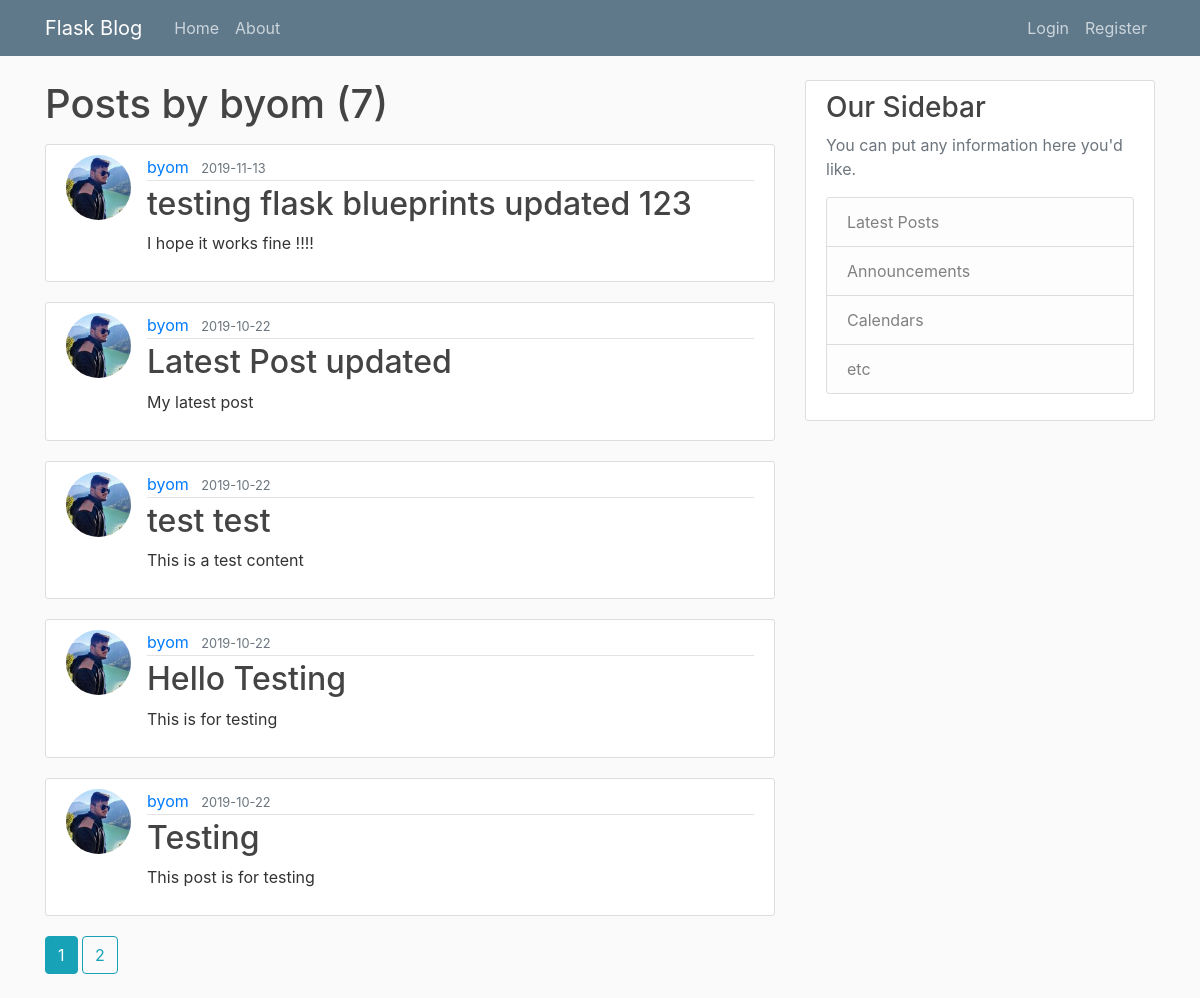
The page /user/byom on the database its author committed.
### flaskblog/models.py (models this page shows, shortened)
class User(db.Model, UserMixin):
    id = db.Column(db.Integer, primary_key=True)
    username = db.Column(db.String(20), unique=True, nullable=False)
    email = db.Column(db.String(120), unique=True, nullable=False)
    image_file = db.Column(db.String(20), nullable=False, default='default.jpg')
    password = db.Column(db.String(60), nullable=False)
    posts = db.relationship('Post', backref='author', lazy=True)

class Post(db.Model):
    id = db.Column(db.Integer, primary_key=True)
    title = db.Column(db.String(100), nullable=False)
    date_posted = db.Column(db.DateTime, nullable=False, default=datetime.utcnow)
    content = db.Column(db.Text, nullable=False)
    user_id = db.Column(db.Integer, db.ForeignKey('user.id'), nullable=False)

### flaskblog/users/routes.py (the view)
@users.route("/user/<string:username>")
def user_posts(username) :
    page = request.args.get('page', 1, type=int)
    user = User.query.filter_by(username=username).first_or_404()
    posts = Post.query.filter_by(author=user).order_by(Post.date_posted.desc())\
        .paginate(page=page, per_page=5)
    return render_template('user_posts.html', posts=posts, user=user)

### flaskblog/templates/user_posts.html (shortened to what this page needs)
{% extends "layout.html" %}
{% block content %}
    <h1 class="mb-3">Posts by {{ user.username }} ({{ posts.total }})</h1>
    {% for post in posts.items %}
        <article class="media content-section">
            <img class="rounded-circle article-img" src="{{ url_for('static', filename='profile_pics/' + post.author.image_file) }}">
            <div class="media-body">
                <div class="article-metadata">
                    <a class="mr-2" href="{{ url_for('users.user_posts', username=post.author.username) }}">{{ post.author.username }}</a>
                    <small class="text-muted">{{ post.date_posted.strftime('%Y-%m-%d') }}</small>
                </div>
                <h2>
                    <a class="article-title" href="{{ url_for('posts.post', post_id=post.id) }}">{{ post.title }}</a>
                </h2>
                <p class="article-content">{{ post.content }}</p>
            </div>
        </article>
    {% endfor %}
    {% for page_num in posts.iter_pages(left_edge=1, right_edge=1, left_current=1, right_current=2) %}
        {% if page_num %}
            {% if posts.page == page_num %}
                <a class="btn btn-info mb-4"href="{{ url_for('users.user_posts',username=user.username, page=page_num) }}">{{ page_num }}</a>
            {% else %}
                <a class="btn btn-outline-info mb-4"href="{{ url_for('users.user_posts',username=user.username, page=page_num) }}">{{ page_num }}</a>
            {% endif %}
        {% endif %}
    {% endfor %}
{% endblock content %}

### flaskblog/static/main.css (style rules this page uses)
body { background: #fafafa; color: #333333; margin-top: 5rem; }
h1, h2, h3, h4, h5, h6 { color: #444444; }
.content-section { background: #ffffff; padding: 10px 20px; border: 1px solid #dddddd; border-radius: 3px; margin-bottom: 20px; }
.article-title { color: #444444; }
.article-content { white-space: pre-line; }
.article-img { height: 65px; width: 65px; margin-right: 16px; }
.article-metadata { padding-bottom: 1px; margin-bottom: 4px; border-bottom: 1px solid #e3e3e3 }

### rows shown on the page
User: username "byom"
Post: image_file (picture), author.username "byom", date_posted "2019-11-13", title "testing flask blueprints updated 123", content "I hope it works fine !!!!"
Post: image_file (picture), author.username "byom", date_posted "2019-10-22", title "Latest Post updated", content "My latest post"
Post: image_file (picture), author.username "byom", date_posted "2019-10-22", title "test test", content "This is a test content"
Post: image_file (picture), author.username "byom", date_posted "2019-10-22", title "Hello Testing", content "This is for testing"
Post: image_file (picture), author.username "byom", date_posted "2019-10-22", title "Testing", content "This post is for testing"

### other values the page prints
{{ posts.total }} "7"
{{ page_num }} "1"
{{ page_num }} "2"
